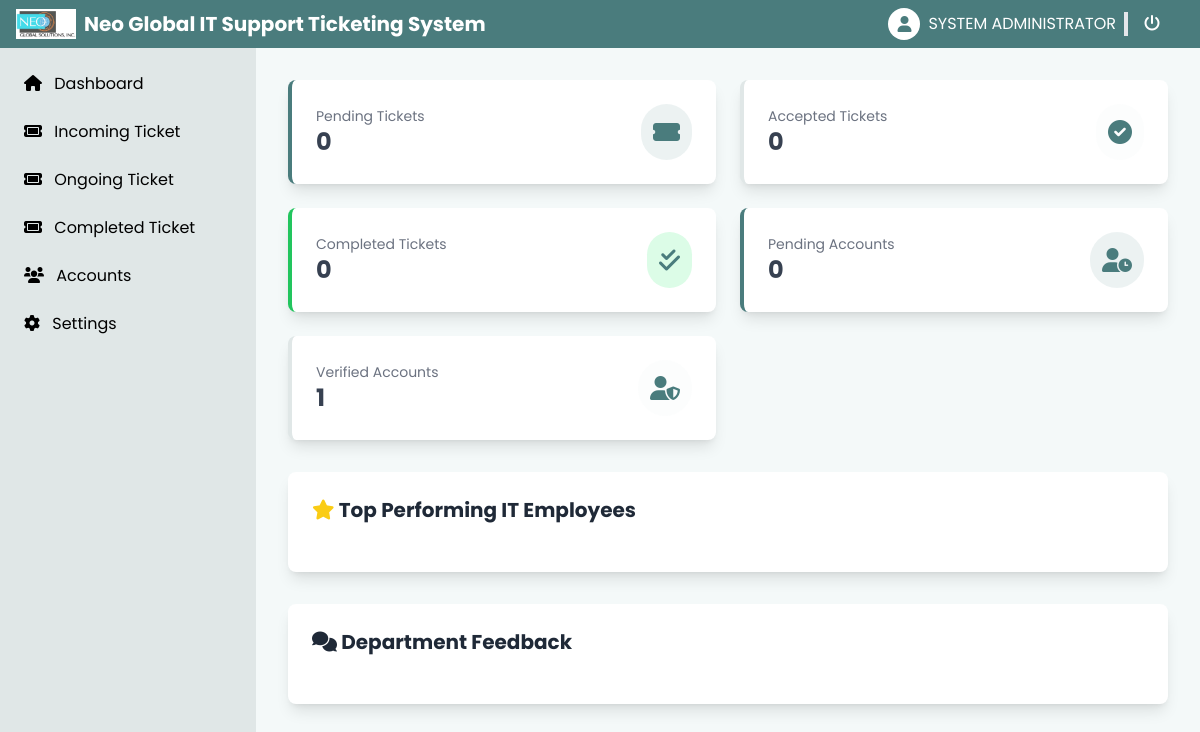
Page /view/admin/ (signed in) on the earlier database version.
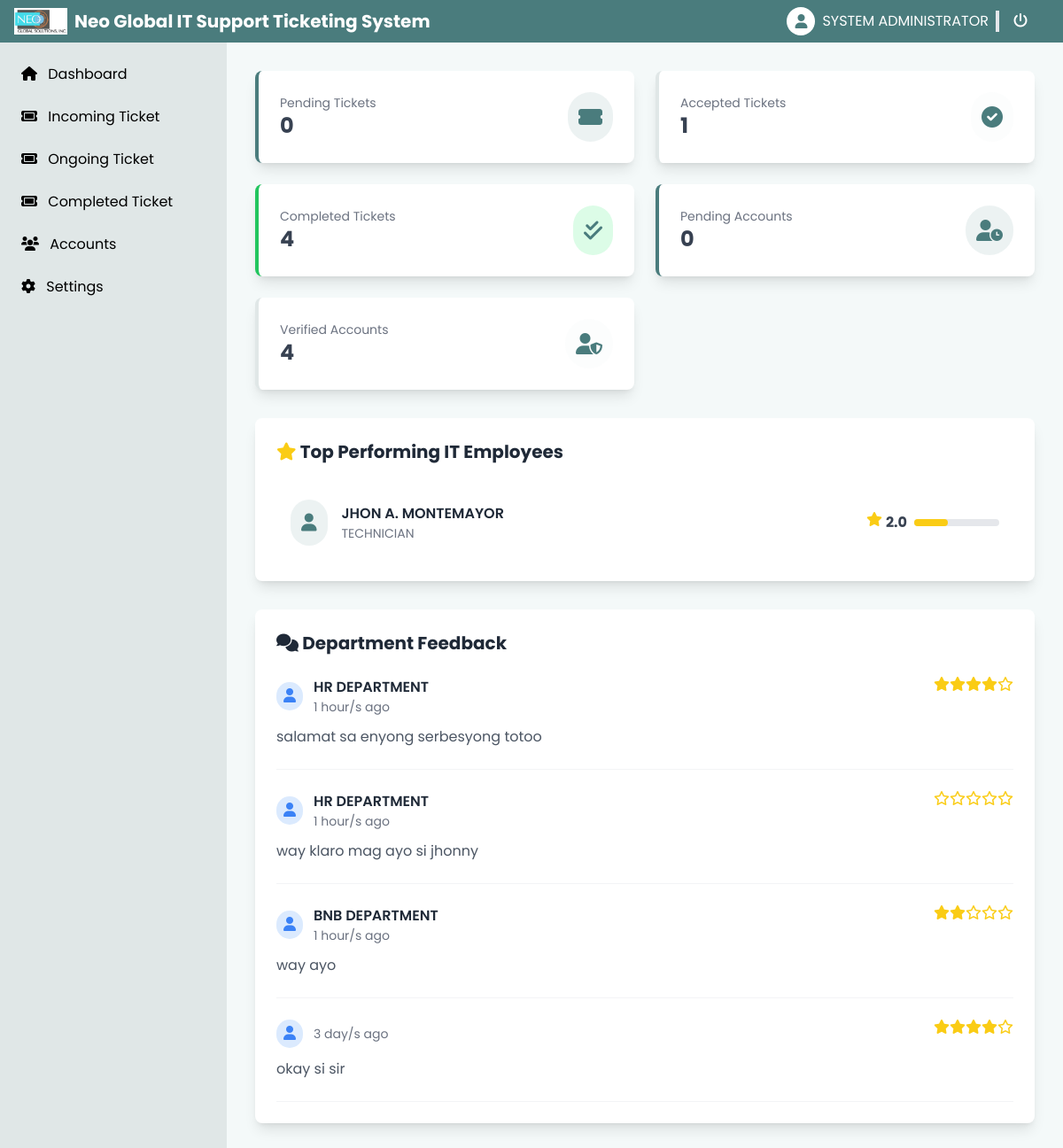
Same page on the later database version.
### tables this page shows
CREATE TABLE `account`  (
  `account_no` int NOT NULL AUTO_INCREMENT,
  `fullname` varchar(255) NULL DEFAULT NULL,
  `position` varchar(255) NULL DEFAULT NULL,
  `department` varchar(255) NULL DEFAULT NULL,
  `email` varchar(255) NULL DEFAULT NULL,
  `password` varchar(500) NULL DEFAULT NULL,
  `is_verified` varchar(255) NULL DEFAULT NULL,
  `verified_date` datetime NULL DEFAULT NULL,
  `date_added` datetime NULL DEFAULT NULL,
  `date_updated` datetime NULL DEFAULT NULL,
  PRIMARY KEY (`account_no`) USING BTREE
);

CREATE TABLE `position`  (
  `position_id` int NOT NULL AUTO_INCREMENT,
  `position_name` varchar(255) NULL DEFAULT NULL,
  `added_by` varchar(255) NULL DEFAULT NULL,
  `date_added` datetime NULL DEFAULT NULL,
  `date_updated` datetime NULL DEFAULT NULL,
  PRIMARY KEY (`position_id`) USING BTREE
);

CREATE TABLE `ticket_feedback`  (
  `ticket_fb_no` int NOT NULL AUTO_INCREMENT,
  `ticket_code` varchar(255) NULL DEFAULT NULL,
  `feedback` varchar(255) NULL DEFAULT NULL,
  `rating` int NULL DEFAULT NULL,
  `it_assigned` varchar(255) NULL DEFAULT NULL,
  `date_added` datetime NULL DEFAULT CURRENT_TIMESTAMP,
  PRIMARY KEY (`ticket_fb_no`) USING BTREE
);

CREATE TABLE `department`  (
  `department_id` int NOT NULL AUTO_INCREMENT,
  `department_name` varchar(255) NULL DEFAULT NULL,
  `added_by` varchar(255) NULL DEFAULT NULL,
  `date_added` datetime NULL DEFAULT NULL,
  `date_updated` datetime NULL DEFAULT NULL,
  PRIMARY KEY (`department_id`) USING BTREE
);

### database/config.php (called while the page is built, shortened)
<?php
class DatabaseConnector
{
    private $host = 'localhost';
    private $port = 3307;
    private $db = 'neo-ticketing';
    private $user = 'codegehan';
    private $pass = '!@#Admin123*';
    private $charset = 'utf8mb4';
    public $pdo;
    private function connect()
    {
        $dsn = "mysql:host={$this->host};port={$this->port};dbname={$this->db};charset={$this->charset}";
        $options = [
            PDO::ATTR_ERRMODE            => PDO::ERRMODE_EXCEPTION,
            PDO::ATTR_DEFAULT_FETCH_MODE => PDO::FETCH_ASSOC,
            PDO::ATTR_EMULATE_PREPARES   => false,
        ];
        try {
            $this->pdo = new PDO($dsn, $this->user, $this->pass, $options);
        } catch (\PDOException $e) {
            throw new \PDOException($e->getMessage(), (int)$e->getCode());
        }
    }
    public function closeConnection()
    {
        $this->pdo = null;
    }
    public function query($sql, $params = [])
    {
        try{
            $this->pdo->beginTransaction();
            $stmt = $this->pdo->prepare($sql);
            $result = $stmt->execute($params);
            if ($result) {
                $this->pdo->commit();
                return $stmt;
            } else {
                throw new \PDOException("Failed to execute request.");
            }
        } catch (\PDOException $e) {
            $this->pdo->rollBack();
            error_log("Database Error: " . $e->getMessage());
            return false;
        }
        finally {
            $this->closeConnection();
        }
    }
    public function fetchAll($sql, $params = [])
    {
        try {
            $stmt = $this->query($sql, $params);
            return $stmt->fetchAll();
        } finally {
            $this->closeConnection();
        }
    }
}

### view/admin/index.php (the view, shortened to what this page needs)
<?php
include('components/header.php');
include('components/s-navbar.php');
$sql = "SELECT
        (SELECT COUNT(ticket_no)
            FROM ticket
            WHERE `status` = 'WAITING FOR ACTION'
        ) AS Pending_Tickets,
        (SELECT COUNT(ticket_no)
            FROM ticket
            WHERE `status` = 'ACCEPTED'
        ) AS Accepted_Tickets,
        (SELECT COUNT(ticket_no)
            FROM ticket
            WHERE `status` = 'DONE'
        ) AS Completed_Tickets,
        (SELECT COUNT(account_no)
            FROM account
            WHERE is_verified = 'YES'
        ) AS Verified_Accounts,
        (SELECT COUNT(account_no)
            FROM account
            WHERE is_verified = 'NO'
        ) AS Pending_Accounts";
$result = $db->fetchAll($sql);
$d = $result[0];
$topPerformingEmployee = "SELECT
                            a.account_no,
                            a.fullname,
                            a.position,
                            p.position_name,
                            COALESCE(ROUND(AVG(tf.rating), 1), 0) as rating
                            FROM account a
                            LEFT JOIN ticket_feedback tf ON a.account_no = tf.it_assigned
                            LEFT JOIN position p ON a.position = p.position_id
                            WHERE a.department = 1
                            GROUP BY a.account_no";
$topPerformingEmployeeList = $db->fetchAll($topPerformingEmployee);
$feedBackList = "SELECT
                tf.feedback,
                tf.rating,
                d.department_name,
                CASE
                    WHEN TIMESTAMPDIFF(MINUTE, tf.date_added, NOW()) < 60
                        THEN CONCAT(TIMESTAMPDIFF(MINUTE, tf.date_added, NOW()), ' minutes ago')
                    WHEN TIMESTAMPDIFF(HOUR, tf.date_added, NOW()) < 24
                        THEN CONCAT(TIMESTAMPDIFF(HOUR, tf.date_added, NOW()), ' hour/s ago')
                    ELSE
                        CONCAT(TIMESTAMPDIFF(DAY, tf.date_added, NOW()), ' day/s ago')
                END AS time_ago
                FROM ticket_feedback tf
                LEFT JOIN ticket t ON tf.ticket_code = t.ticket_code
                LEFT JOIN account a ON t.request_by = a.fullname
                LEFT JOIN department d ON a.department = d.department_id
                LIMIT 10;";
$feedBackListResult = $db->fetchAll($feedBackList);
?>
<div class="w-full px-8 py-8">
    <div class="grid grid-cols-1 md:grid-cols-2 xl:grid-cols-3 2xl:grid-cols-5 gap-6 mb-8">
        <div class="bg-white rounded-lg shadow-lg p-6 border-l-4 border-primary hover:shadow-xl transition duration-300">
            <div class="flex items-center justify-between">
                <div>
                    <p class="text-gray-500 text-sm">Pending Tickets</p>
                    <h3 class="text-2xl font-bold text-gray-700"><?=$d['Pending_Tickets']?></h3>
                </div>
                <div class="bg-primary/10 rounded-full p-3">
                    <i class="fas fa-ticket-alt text-2xl text-primary"></i>
                </div>
            </div>
        </div>
        <div class="bg-white rounded-lg shadow-lg p-6 border-l-4 border-secondary hover:shadow-xl transition duration-300">
            <div class="flex items-center justify-between">
                <div>
                    <p class="text-gray-500 text-sm">Accepted Tickets</p>
                    <h3 class="text-2xl font-bold text-gray-700"><?=$d['Accepted_Tickets']?></h3>
                </div>
                <div class="bg-secondary/10 rounded-full p-3">
                    <i class="fas fa-check-circle text-2xl text-primary"></i>
                </div>
            </div>
        </div>
        <div class="bg-white rounded-lg shadow-lg p-6 border-l-4 border-green-500 hover:shadow-xl transition duration-300">
            <div class="flex items-center justify-between">
                <div>
                    <p class="text-gray-500 text-sm">Completed Tickets</p>
                    <h3 class="text-2xl font-bold text-gray-700"><?=$d['Completed_Tickets']?></h3>
                </div>
                <div class="bg-green-100 rounded-full p-3">
                    <i class="fas fa-check-double text-2xl text-primary"></i>
                </div>
            </div>
        </div>
        <div class="bg-white rounded-lg shadow-lg p-6 border-l-4 border-primary hover:shadow-xl transition duration-300">
            <div class="flex items-center justify-between">
                <div>
                    <p class="text-gray-500 text-sm">Pending Accounts</p>
                    <h3 class="text-2xl font-bold text-gray-700"><?=$d['Pending_Accounts']?></h3>
                </div>
                <div class="bg-primary/10 rounded-full p-3">
                    <i class="fas fa-user-clock text-2xl text-primary"></i>
                </div>
            </div>
        </div>
        <div class="bg-white rounded-lg shadow-lg p-6 border-l-4 border-secondary hover:shadow-xl transition duration-300">
            <div class="flex items-center justify-between">
                <div>
                    <p class="text-gray-500 text-sm">Verified Accounts</p>
                    <h3 class="text-2xl font-bold text-gray-700"><?=$d['Verified_Accounts']?></h3>
                </div>
                <div class="bg-secondary/10 rounded-full p-3">
                    <i class="fas fa-user-shield text-2xl text-primary"></i>
                </div>
            </div>
        </div>
    </div>
    <div class="bg-white rounded-lg shadow-lg p-6">
        <div class="flex justify-between items-center mb-6">
            <h2 class="text-xl font-bold text-gray-800"><i class="fas fa-star text-yellow-400"></i> Top Performing IT Employees</h2>
        </div>
        <div class="space-y-4">
            <?php foreach($topPerformingEmployeeList as $tp) : ?>
            <div class="flex items-center justify-between p-4 hover:bg-gray-50 rounded-lg transition duration-300">
                <div class="flex items-center space-x-4">
                    <div class="bg-primary/10 rounded-full p-3">
                        <i class="fas fa-user text-xl text-primary"></i>
                    </div>
                    <div>
                        <h3 class="font-semibold text-gray-800"><?=$tp['fullname']?></h3>
                        <p class="text-sm text-gray-500"><?=$tp['position_name']?></p>
                    </div>
                </div>
                <div class="flex items-center">
                    <div class="flex space-x-1 mr-2">
                        <i class="fas fa-star text-yellow-400"></i>
                        <span class="font-bold text-gray-700"><?=$tp['rating']?></span>
                    </div>
                    <div class="w-24 h-2 bg-gray-200 rounded-full">
                        <div class="w-[<?=($tp['rating']/5)*100?>%] h-full bg-yellow-400 rounded-full"></div>
                    </div>
                </div>
            </div>
            <?php endforeach; ?>
        </div>
    </div>
    <div class="bg-white rounded-lg shadow-lg p-6 mt-8">
        <div class="flex justify-between items-center mb-6">
            <h2 class="text-xl font-bold text-gray-800"><i class="fas fa-comments"></i> Department Feedback</h2>
        </div>
        <div class="space-y-6">
            <?php foreach($feedBackListResult as $fb) :?>
            <div class="border-b border-gray-100 pb-6">
                <div class="flex justify-between items-start mb-3">
                    <div class="flex items-center space-x-3">
                        <div class="bg-blue-100 rounded-full px-2 py-1">
                            <i class="fas fa-user text-blue-500"></i>
                        </div>
                        <div>
                            <h3 class="font-semibold text-gray-800"><?=$fb['department_name']?></h3>
                            <p class="text-sm text-gray-500"><?=$fb['time_ago']?></p>
                        </div>
                    </div>
                    <div class="flex items-center text-yellow-400">
                        <?php for($i=0;$fb['rating'] > $i;$i++) : ?>
                            <i class="fas fa-star"></i>
                        <?php endfor; ?>
                       <?php
                        $feedbackRating = $fb['rating'];
                        $remaining = 5 - $feedbackRating;
                        for ($i=0; $remaining > $i;$i++) { ?>
                            <i class="fa-regular fa-star"></i>
                        <?php } ?>
                    </div>
                </div>
                <p class="text-gray-600"><?=$fb['feedback']?></p>
            </div>
            <?php endforeach; ?>
        </div>
    </div>
</div>
<?php
include('components/footer.php');
?>

### view/admin/components/header.php (shortened to what this page needs)
<?php
include('../../database/config.php');
$db = new DatabaseConnector();
?>
<!DOCTYPE html>
<html lang="en">
<head>
    <script src="https://cdn.tailwindcss.com"></script>
    <link href="https://cdnjs.cloudflare.com/ajax/libs/font-awesome/6.0.0-beta3/css/all.min.css" rel="stylesheet">
    <link rel="stylesheet" href="../../node_modules/sweetalert2/dist/sweetalert2.min.css">
    <script src="../../tailwind.config.js"></script>
    <link rel="stylesheet" href="../../style.css">
</head>
<body class="bg-secondary-light min-h-screen flex flex-col">
<nav class="bg-primary text-white py-2 px-4 flex justify-between items-center sticky top-0">
    <div class="flex items-center">
        <img src="../../img/logo.png" width="60" alt="Business Logo">
        <h1 class="text-xl font-bold ms-2">Neo Global IT Support Ticketing System</h1>
    </div>
    <div class="flex items-center">
        <div class="w-8 h-8 rounded-full bg-white text-primary flex items-center justify-center">
            <i class="fas fa-user"></i>
        </div>
        <p class="ms-2 pe-2 border-r-4"><?=$_SESSION['fn']?></p>
        <form method="post">
            <button type="submit" name="logout_user" class="hover:text-red-500 text-white font-bold py-1 px-2 ms-2 rounded mr-4">
                <i class="fas fa-power-off"></i>
            </button>
        </form>
    </div>
</nav>

### view/admin/components/s-navbar.php
<div class="flex flex-1">
<aside id="sidebar" class="bg-secondary w-64 fixed top-12 left-0 bottom-0 p-4 hidden md:block overflow-y-auto">
    <nav>
        <ul class="space-y-2">
            <li>
                <a href="./" id="index-link" class="block p-2 rounded hover:bg-primary hover:text-white transition-colors duration-200">
                    <i class="fas fa-home mr-2"></i> Dashboard
                </a>
            </li>
            <li>
                <a href="ticket_incoming.php" id="incoming-link" class="block p-2 rounded hover:bg-primary hover:text-white transition-colors duration-200">
                    <i class="fas fa-ticket mr-2"></i> Incoming Ticket
                </a>
            </li>
            <li>
                <a href="ticket_ongoing.php" id="ongoing-link" class="block p-2 rounded hover:bg-primary hover:text-white transition-colors duration-200">
                    <i class="fas fa-ticket mr-2"></i> Ongoing Ticket
                </a>
            </li>
            <li>
                <a href="ticket_completed.php" id="completed-link" class="block p-2 rounded hover:bg-primary hover:text-white transition-colors duration-200">
                    <i class="fas fa-ticket mr-2"></i> Completed Ticket
                </a>
            </li>
            <li>
                <a href="account.php" id="account-link" class="block p-2 rounded hover:bg-primary hover:text-white transition-colors duration-200">
                    <i class="fas fa-users mr-2"></i> Accounts
                </a>
            </li>
            <li>
                <a href="settings.php" id="settings-link" class="block p-2 rounded hover:bg-primary hover:text-white transition-colors duration-200">
                    <i class="fas fa-cog mr-2"></i> Settings
                </a>
            </li>
        </ul>
    </nav>
</aside>
<div class="w-64 hidden md:block flex-shrink-0"></div>

### view/admin/components/footer.php (shortened to what this page needs)
</div>
</body>
</html>

### style.css (style rules this page uses)
* { font-family: 'Poppins', sans-serif; }

Differences in the rows shown:
added account: fullname "JHON A. MONTEMAYOR", position.position_name "TECHNICIAN", rating "2.0"
added ticket_feedback: department.department_name "HR DEPARTMENT", time_ago "1 hour/s ago", rating 4 (drawn), feedback "salamat sa enyong serbesyong totoo"
added ticket_feedback: department.department_name "HR DEPARTMENT", time_ago "1 hour/s ago", rating 0 (drawn), feedback "way klaro mag ayo si jhonny"
added ticket_feedback: department.department_name "BNB DEPARTMENT", time_ago "1 hour/s ago", rating 2 (drawn), feedback "way ayo"
added ticket_feedback: time_ago "3 day/s ago", rating 4 (drawn), feedback "okay si sir"
Other differences:
$d['Accepted_Tickets']: "0" → "1"
$d['Completed_Tickets']: "0" → "4"
$d['Verified_Accounts']: "1" → "4"
